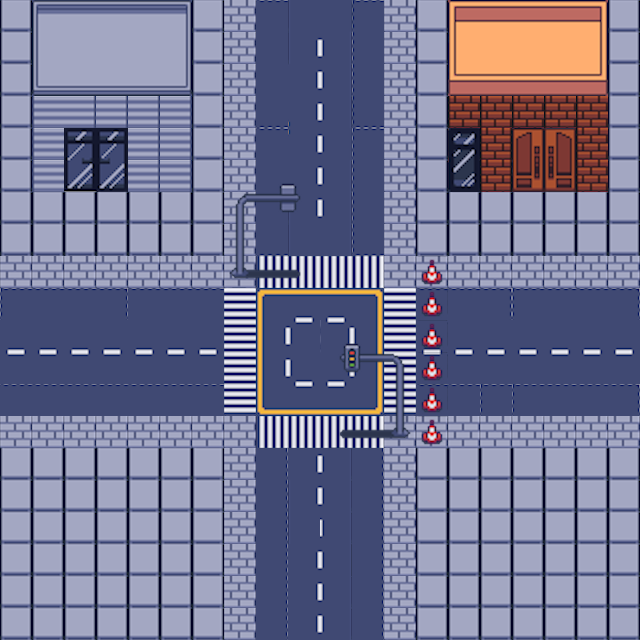

This is a level from a 2D game, rendered from its Tiled map with the project's own tilesets. A one-line summary and the map file follow, with tile-layer data summarised:
An orthogonal 20x20 tile map with 32x32 px tiles, 4 tile layers (GroundLayer, streetLayer, ItemLayer, buildingLayer), 2 tilesets.

<map version="1.10" tiledversion="1.10.2" orientation="orthogonal" renderorder="right-down" width="20" height="20" tilewidth="32" tileheight="32" infinite="0" nextlayerid="5" nextobjectid="1">
 <tileset firstgid="1" name="tiles64x64" tilewidth="32" tileheight="32" tilecount="256" columns="32">
  <image source="Street32x32.png" width="1024" height="256" />
 </tileset>
 <tileset firstgid="257" name="Buildings32x32" tilewidth="32" tileheight="32" tilecount="180" columns="12">
  <image source="Buildings32x32.png" width="384" height="480" />
 </tileset>
 <layer id="1" name="GroundLayer" width="20" height="20">
  <data>[400 cells, 399 non-empty, 1 distinct tile ids]</data>
 </layer>
 <layer id="2" name="streetLayer" width="20" height="20">
  <data>[400 cells, 204 non-empty, 67 distinct tile ids]</data>
 </layer>
 <layer id="3" name="ItemLayer" width="20" height="20">
  <data>[400 cells, 42 non-empty, 32 distinct tile ids]</data>
 </layer>
 <layer id="4" name="buildingLayer" width="20" height="20">
  <data>[400 cells, 65 non-empty, 33 distinct tile ids]</data>
 </layer>
</map>
